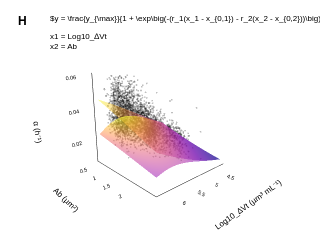

The code cell stored with this chart in its notebook:
### Code cell
for name, params in params_for_allData_meanFit_3D.items():
    specie = params["specie"]; condition = params["condition"]
    x1 = params["x1"]; x2 = params["x2"]; z = params["z"]
    x1_label = params["x1_label"]; x2_label = params["x2_label"]; z_label = params["z_label"]
    model = params["model"]
    panel_label = params["panel_label"]

    # --- data selection ---
    df = data.query("Specie == @specie and Condition == @condition")[[x1, x2, z]].dropna()
    if df.empty:
        print(f"Skip {name}: no data")
        continue

    x1_data = df[x1].values
    x2_data = df[x2].values
    X_data = np.vstack((x1_data, x2_data))
    z_data = df[z].values
    
    p0 = params["p0_generator"](df, x1, x2, z)
    bounds = params["bounds_generator"](df, x1, x2, z)
    
    # --- calculate weight ---
    H, edges = np.histogramdd(np.column_stack((x1_data, x2_data)), bins=(10,10), density=True)
    bin_idx0 = np.digitize(x1_data, edges[0]) - 1
    bin_idx1 = np.digitize(x2_data, edges[1]) - 1
    bin_idx0 = np.clip(bin_idx0, 0, H.shape[0]-1)
    bin_idx1 = np.clip(bin_idx1, 0, H.shape[1]-1)
    prob = H[bin_idx0, bin_idx1]
    w = 1.0 / np.clip(prob, 1e-8, None)
    w /= np.mean(w)

    # --- robust fit using Huber ---
    def residuals_func(p):
        mu = model(X_data, *p)
        return (z_data - mu) * np.sqrt(w)

    resid0 = z_data - model(X_data, *p0)
    mad = np.median(np.abs(resid0 - np.median(resid0)))
    f_scale = max(1e-8, 1.4826 * mad)

    try:
        result = least_squares(
            residuals_func, p0,
            loss='huber',
            f_scale=f_scale,
            bounds=bounds,
            max_nfev=10000
        )

        if result.success:
            popt = result.x
            z_pred = model(X_data, *popt)
            resid = z_data - z_pred
            std_resid = resid / np.std(resid)
            mse = mean_squared_error(z_data, z_pred)
            mae = mean_absolute_error(z_data, z_pred)

            # --- save fit result ---
            fitted_params_mean_3D[name] = dict(
                name = name, model=model, params=popt,
                z_min = np.min(z_data), z_max = np.max(z_data),
                mse = mse, mae = mae
                )
            
            # --- save for checking homoscedasticity ---
            fit_diagnostics[name] = dict(
                x_label = fr"{x1_label}", y_label = fr"{z_label}", x2_label = fr"{x2_label}",
                x_data = x1_data, y_data = z_data, x2_data = x2_data,
                y_pred = z_pred, resid = resid, std_resid = std_resid
            )

            # --- plot ---
            output_path = os.path.join(folder_path, f"{name}.png")
            plot_fitted_results_minimizeFit_3D(
                x1_data, x2_data, z_data, name, fitted_params_mean_3D[name],
                x1_label, x2_label, z_label,
                output_path=output_path, fig_show=False, panel_label=panel_label
            )
            
            # --- plot(noncompetitive inhibition included) ---
            output_path = os.path.join(folder_path, f"{name}_noncompetitive_inhibi.png")
            plot_fitted_results_minimizeFit_3D(
                x1_data, x2_data, z_data, name, fitted_params_mean_3D[name],
                x1_label, x2_label, z_label,
                output_path=output_path, fig_show=True, panel_label=panel_label, add_inhibition_surface=True
            )

        else:
            print(f"Optimization failed for {name}: {result.message}")

    except Exception as e:
        print(f"Failed to fit {name}: {e}")

### Figure 1 — Plotly figure (JSON) as saved in the notebook; plotly's stock layout.template omitted (floating-point values rounded to 4 significant figures; data arrays with more than 128 entries replaced by an {"elided": "..."} marker saying what was removed)
{"data": [{"marker": {"color": "black", "opacity": 0.25, "size": 1}, "mode": "markers", "name": "Observed Data", "type": "scatter3d", "x": {"elided": "3679 float values"}, "y": {"elided": "3679 float values"}, "z": {"elided": "3679 float values"}}, {"hoverinfo": "skip", "name": "elongation_rate_3D", "opacity": 0.45, "showscale": false, "type": "surface", "x": {"elided": "60x60 float values"}, "y": {"elided": "60x60 float values"}, "z": {"elided": "60x60 float values"}}, {"hoverinfo": "skip", "name": "Noncompetitive inhibition surface", "opacity": 0.55, "showscale": false, "type": "surface", "x": {"elided": "60x60 float values"}, "y": {"elided": "60x60 float values"}, "z": {"elided": "60x60 float values"}}], "layout": {"annotations": [{"align": "left", "bgcolor": "rgba(0,0,0,0)", "font": {"color": "black", "family": "Helvetica", "size": 8}, "showarrow": false, "text": "$y = \\frac{y_{\\max}}{1 + \\exp\\big(-(r_1(x_1 - x_{0,1}) - r_2(x_2 - x_{0,2}))\\big)}$", "x": 0.15, "xref": "paper", "y": 0.95, "yref": "paper"}, {"align": "left", "bgcolor": "rgba(0,0,0,0)", "font": {"color": "black", "family": "Helvetica", "size": 8}, "showarrow": false, "text": "x1 = Log10_∆Vt<br>x2 = Ab<br>", "x": 0.15, "xref": "paper", "y": 0.875, "yref": "paper"}, {"align": "left", "bgcolor": "rgba(0,0,0,0)", "font": {"color": "black", "family": "Helvetica", "size": 12, "weight": "bold"}, "showarrow": false, "text": "H", "x": 0.05, "xref": "paper", "y": 0.95, "yref": "paper"}], "height": 240, "margin": {"b": 0, "l": 0, "r": 0, "t": 0}, "paper_bgcolor": "rgba(0,0,0,0)", "plot_bgcolor": "rgba(0,0,0,0)", "scene": {"aspectmode": "manual", "aspectratio": {"x": 1, "y": 1, "z": 1}, "camera": {"center": {"x": 0, "y": 0, "z": 0}, "eye": {"x": 2, "y": 2.2, "z": 0.93}, "up": {"x": 0, "y": 0, "z": 1}}, "xaxis": {"linecolor": "black", "linewidth": 1, "showbackground": false, "showgrid": false, "showline": true, "tickfont": {"color": "black", "family": "Helvetica", "size": 8}, "title": {"font": {"color": "black", "family": "Helvetica", "size": 8}, "text": "Log10_∆Vt (µm³ mL⁻¹)"}}, "yaxis": {"linecolor": "black", "linewidth": 1, "showbackground": false, "showgrid": false, "showline": true, "tickfont": {"color": "black", "family": "Helvetica", "size": 8}, "title": {"font": {"color": "black", "family": "Helvetica", "size": 8}, "text": "Ab (µm²)"}}, "zaxis": {"linecolor": "black", "linewidth": 1, "showbackground": false, "showgrid": false, "showline": true, "tickfont": {"color": "black", "family": "Helvetica", "size": 8}, "title": {"font": {"color": "black", "family": "Helvetica", "size": 8}, "text": "α (h⁻¹)"}}}, "title": {}, "width": 320}}
